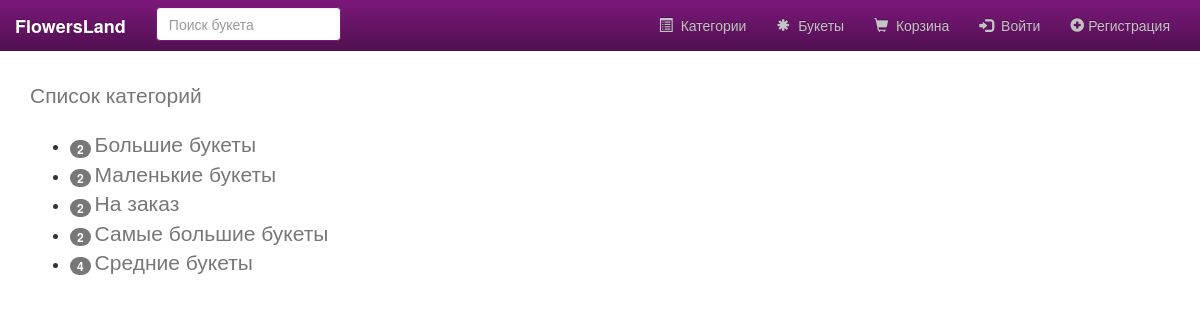
/flowersland.ru/category_list.php, run on the app's committed database.
### tables this page shows
CREATE TABLE `category` (
  `categoryid` int(11) NOT NULL,
  `category_name` varchar(60) NOT NULL
);

### flowersland.ru/category_list.php (the view, shortened to what this page needs)
<?php
	$conn = db_connect();
	$query = "SELECT * FROM category ORDER BY category_name";
	$result = mysqli_query($conn, $query);
	require "./template/header.php";
?>
	<p class="lead text-muted">Список категорий</p>
	<ul>
		<?php
			while($row = mysqli_fetch_assoc($result)){
				$count = 0;
				$query = "SELECT categoryid FROM flowers";
				$result2 = mysqli_query($conn, $query);
				while ($pubInflower = mysqli_fetch_assoc($result2)){
					if($pubInflower['categoryid'] == $row['categoryid']){
						$count++;
					}
				}?>
			<li>
				<span class="badge"><?php echo $count; ?></span>
				<a href="flowerPerCat.php?catid=<?php echo $row['categoryid']; ?>" class="lead text-muted"><?php echo $row['category_name']; ?></a>
			</li>
			<?php } ?>
	</ul>
<?php
	require "./template/footer.php";
?>

### data on the page
category: count "2", category_name "Большие букеты"
category: count "2", category_name "Маленькие букеты"
category: count "2", category_name "На заказ"
category: count "2", category_name "Самые большие букеты"
category: count "4", category_name "Средние букеты"
